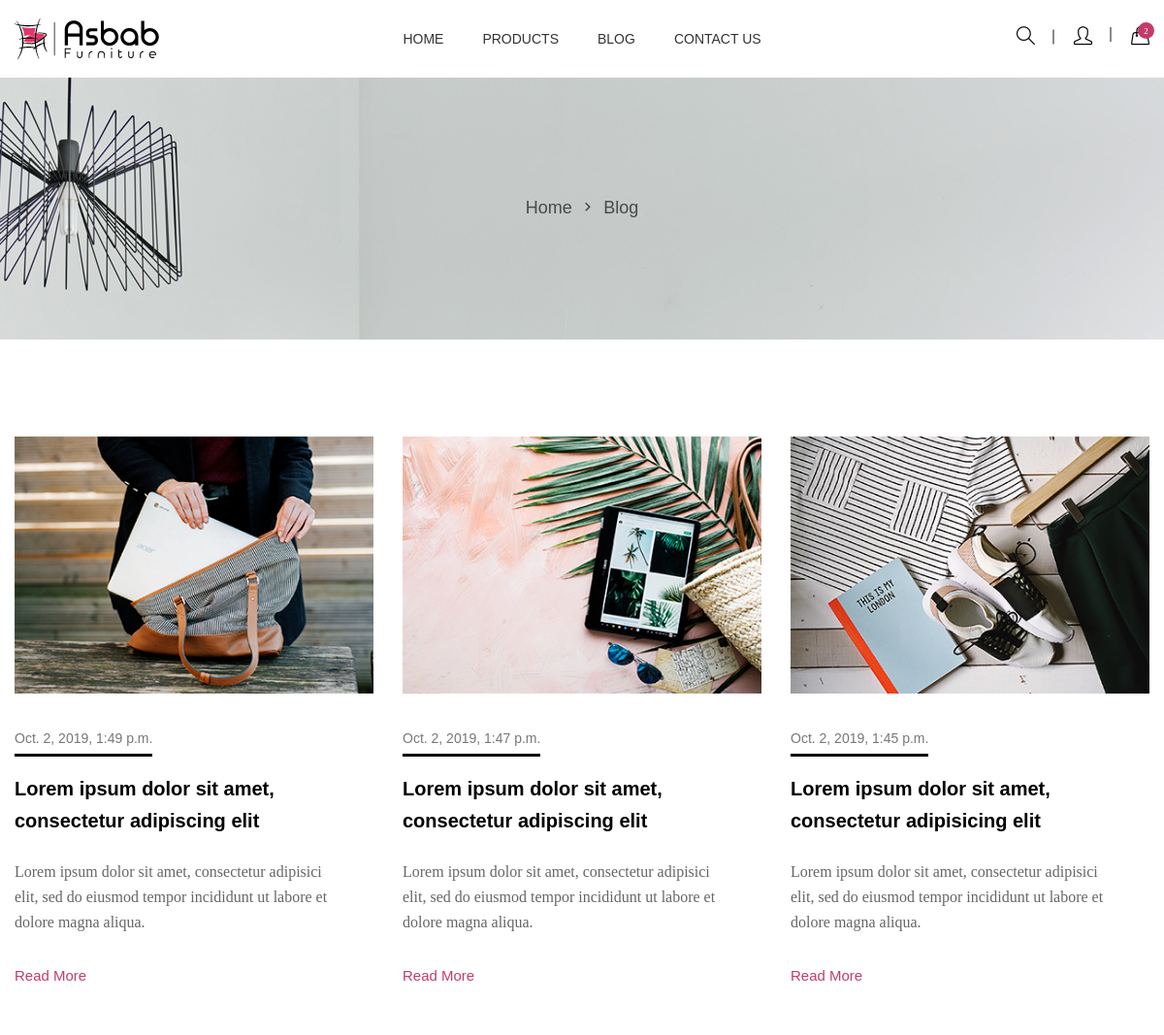
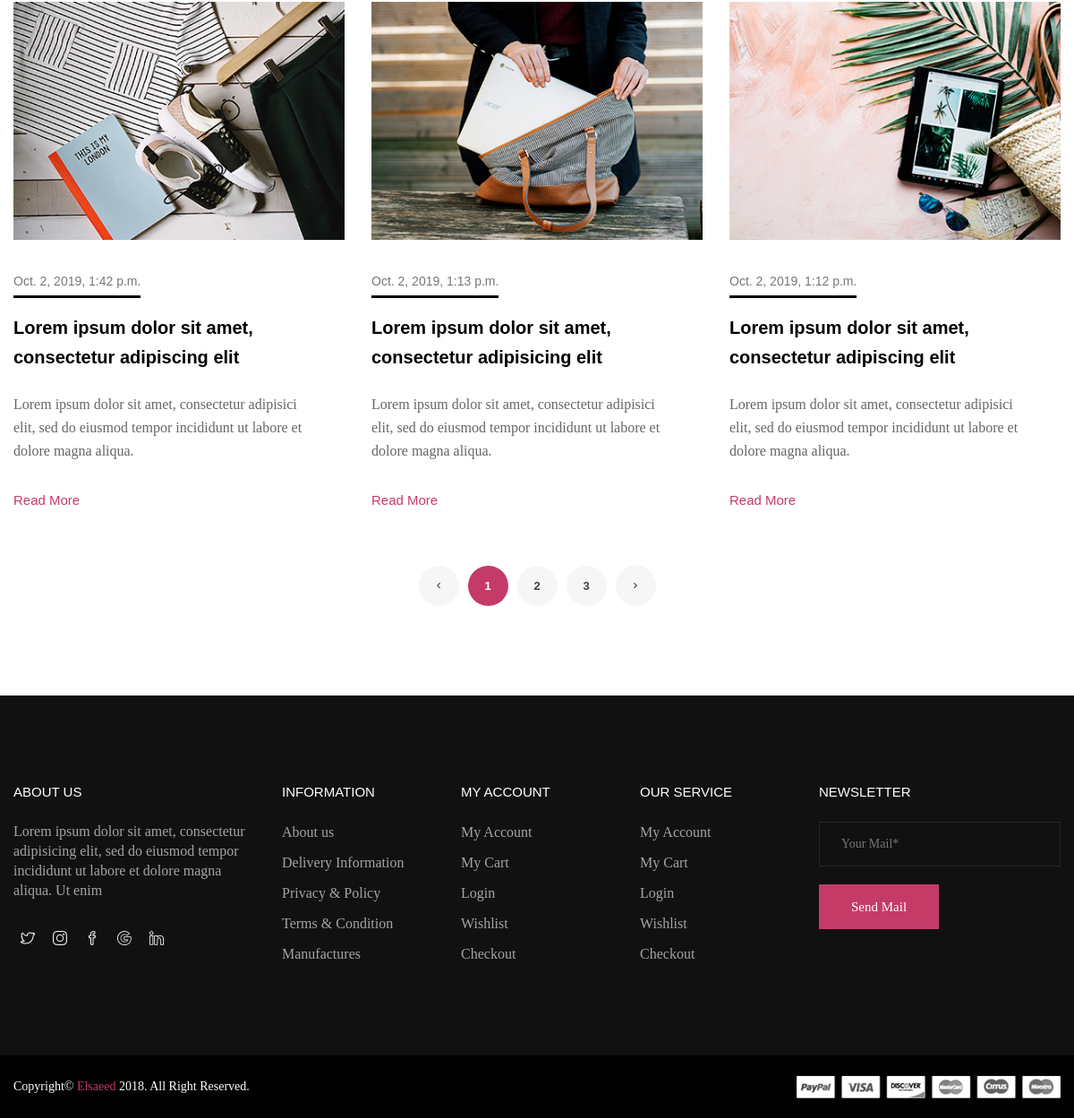
Screenshot of /blog/ with the database file from the repository (2 pictures, top to bottom).
### blog/models.py (models this page shows, shortened)
class BlogPost(models.Model):
	title = models.CharField(max_length=100)
	content = models.TextField()
	created_at = models.DateTimeField(default=datetime.now, blank=True)
	image = models.ImageField(upload_to=upload_image_path)
	img_1 = models.ImageField(upload_to=upload_image_path, blank=True)
	img_2 = models.ImageField(upload_to=upload_image_path, blank=True)
	description = models.TextField()
	is_published = models.BooleanField(default=True)

### blog/views.py (the view)
# urls.py: path('', blog , name='blog'),
def blog(request):
	posts_list = BlogPost.objects.order_by('-created_at')
	paginator = Paginator(posts_list, 6) # Show 6 per Page
	page = request.GET.get('page')
	posts = paginator.get_page(page)
	context = {
		'posts':posts ,
	}
	return render(request,'blog/blog.html', context)

### templates/blog/blog.html (shortened to what this page needs)
{% extends 'base.html'%}
{% load static %}
{% block content %}
        <div class="ht__bradcaump__area" style="background: rgba(0, 0, 0, 0) url({% static 'images/bg/4.jpg'%}) no-repeat scroll center center / cover ;">
            <div class="ht__bradcaump__wrap">
                <div class="container">
                    <div class="row">
                        <div class="col-xs-12">
                            <div class="bradcaump__inner">
                                <nav class="bradcaump-inner">
                                  <a class="breadcrumb-item" href="{% url 'index'%}">Home</a>
                                  <span class="brd-separetor"><i class="zmdi zmdi-chevron-right"></i></span>
                                  <span class="breadcrumb-item active">Blog</span>
                                </nav>
                            </div>
                        </div>
                    </div>
                </div>
            </div>
        </div>
        <section class="htc__blog__area bg__white ptb--100">
            <div class="container">
                <div class="row">
                    <div class="ht__blog__wrap blog--page clearfix">
                        {% for post in posts %}
                        <div class="col-md-6 col-lg-4 col-sm-12 col-xs-12">
                            <div class="blog">
                                <div class="blog__thumb">
                                    <a href="{% url 'post' post.id %}">
                                        <img src="{{ post.image.url }}" alt="blog images">
                                    </a>
                                </div>
                                <div class="blog__details">
                                    <div class="bl__date">
                                        <span>{{ post.created_at}}</span>
                                    </div>
                                    <h2><a href="{% url 'post' post.id %}">{{ post.title }}</a></h2>
                                    <p>{{ post.content}}</p>
                                    <div class="blog__btn">
                                        <a href="{% url 'post' post.id %}">Read More</a>
                                    </div>
                                </div>
                            </div>
                        </div>
                        {% endfor %}
                    </div>
                </div>
                        <div class="row">
                            <div class="col-xs-12">
                            	{% if posts.has_other_pages %}
                                <ul class="htc__pagenation">
                                	{% if posts.has_previous %}
                                   <li>
                                   	<a href="?page={{posts.previous_page_number}}"><i class="zmdi zmdi-chevron-left"></i></a>
                                   </li>
                                   {% else %}
                                   <li class="disabled">
                                   	<a ><i class="zmdi zmdi-chevron-left"></i></a>
                                   </li>
                                   {% endif %}
                                   {% for i in posts.paginator.page_range %}
                                   {% if posts.number == i %}
                                   <li class="active">
                                   	<a href="#">{{i}}</a>
                                   </li>
                                   {%else %}
                                   <li>
                                   	<a href="?page={{i}}">{{i}}</a>
                                   </li>
                                   {% endif%}
                                   {% endfor%}
                                   {% if posts.has_next %}
                                   <li>
                                   	<a href="?page={{ posts.next_page_number }}"><i class="zmdi zmdi-chevron-right"></i></a>
                                   </li>
                                   {% else %}
                                   <li class="disabled">
                                   	<a><i class="zmdi zmdi-chevron-right"></i></a>
                                   </li>
                                   {% endif %}
                                </ul>
                                {% endif %}
                            </div>
                        </div>
            </div>
        </section>
{% endblock%}

### static/css/style.css (style rules this page uses)
.blog { margin-top: 40px; }
.blog__thumb a img { width: 100%; }
.ht__blog__wrap { margin-top: 30px; }
.blog__details { padding-top: 34px; }
.bl__date span { color: #777777; display: inline-block; font-family: 'Poppins', sans-serif; font-size: 14px; padding-bottom: 7px; position: relative; }
.bl__date span::before { background: #000000 none repeat scroll 0 0; bottom: 0; content: ""; height: 3px; left: 0; position: absolute; width: 100%; }
.blog__details h2 { color: #222222; font-size: 20px; font-weight: 500; line-height: 32px; margin-top: 22px; }
.blog__details p { color: #777777; font-size: 17px; margin-bottom: 25px; margin-top: 18px; }
.blog__btn a { color: #c43b68; display: inline-block; font-family: "Poppins",sans-serif; font-size: 15px; transition: all 0.4s ease 0s; }
.ht__bradcaump__wrap { align-items: center; display: flex; height: 270px; }
.breadcrumb-item { color: #494949; font-family: "Poppins",sans-serif; font-size: 18px; font-weight: 500; text-transform: capitalize; }
.bradcaump-inner a.breadcrumb-item { font-weight: 500; }
.brd-separetor { padding: 0 10px; }
.brd-separetor i { color: #494949; font-size: 18px; }
.bradcaump__inner { text-align: center; }
.blog--page .blog__thumb { position: relative; }
.blog--page .blog__details p { color: #666666; font-size: 16px; line-height: 26px; margin-bottom: 30px; margin-top: 23px; width: 93%; }
.blog--page .blog__details h2 { color: #000000; font-weight: 600; line-height: 33px; margin-top: 17px; }
.blog--page { margin-top: -50px; }
.blog--page .blog { margin-top: 50px; }
.htc__pagenation { display: flex; justify-content: center; margin-top: 60px; flex-wrap: wrap; }
.htc__pagenation li a { background: #f6f6f6 none repeat scroll 0 0; border-radius: 100%; color: #3f3f3f; display: inline-block; font-family: "Poppins",sans-serif; font-size: 13px; font-weight: 600; height: 45px; line-height: 45px; text-align: center; transition: all 0.3s ease 0s; width: 45px; }
.htc__pagenation li { margin: 0 5px; }
.htc__pagenation li.active a { background: #c43b68 none repeat scroll 0 0; color: #fff; }

### static/css/shortcode/default.css (style rules this page uses)
*, h1, h2, h3, h4, h5, h6, p, ul, a { margin: 0; padding: 0; }
html { font-size: 100%; }
body { font-family: 'Old Standard TT', serif; color: #666666; font-weight: 400; font-size: 14px; line-height: 24px; -webkit-font-smoothing: antialiased; -moz-osx-font-smoothing: grayscale; }
p { font-family: 'Old Standard TT', serif; color: #666666; font-weight: 400; font-size: 16px; line-height: 24px; }
h1, h2, h3, h4, h5, h6, .h1, .h2, .h3, .h4, .h5, .h6 { font-family: 'Poppins', sans-serif; color: #313131; font-weight: 400; -webkit-font-variant-ligatures: common-ligatures; font-variant-ligatures: common-ligatures; margin-top: 0; margin-bottom: 0; }
h2, .h2 { font-size: 30px; font-weight: 400; }
ul, ol { list-style: none; }
a { color: #333; }
h1 a, h2 a, h3 a, h4 a, h5 a, h6 a { color: inherit }
body { overflow-x: hidden; }
a, .btn { transition: all 0.3s ease-out 0s; }
img, .img { max-width: 100%; transition: all 0.3s ease-out 0s; }
p + img, img:last-child { margin-bottom: 0; }
body { background: #fff; }
.bg__white { background: #fff; }
.ptb--100 { padding: 100px 0 }

### rows the page displays
BlogPost: image (picture), created_at "Oct. 2, 2019, 1:49 p.m.", title "Lorem ipsum dolor sit amet, consectetur adipiscing elit", content "Lorem ipsum dolor sit amet, consectetur adipisici elit, sed do eiusmod tempor incididunt ut labore et dolore magna aliqua."
BlogPost: image (picture), created_at "Oct. 2, 2019, 1:47 p.m.", title "Lorem ipsum dolor sit amet, consectetur adipiscing elit", content "Lorem ipsum dolor sit amet, consectetur adipisici elit, sed do eiusmod tempor incididunt ut labore et dolore magna aliqua."
BlogPost: image (picture), created_at "Oct. 2, 2019, 1:45 p.m.", title "Lorem ipsum dolor sit amet, consectetur adipisicing elit", content "Lorem ipsum dolor sit amet, consectetur adipisici elit, sed do eiusmod tempor incididunt ut labore et dolore magna aliqua."
BlogPost: image (picture), created_at "Oct. 2, 2019, 1:42 p.m.", title "Lorem ipsum dolor sit amet, consectetur adipiscing elit", content "Lorem ipsum dolor sit amet, consectetur adipisici elit, sed do eiusmod tempor incididunt ut labore et dolore magna aliqua."
BlogPost: image (picture), created_at "Oct. 2, 2019, 1:13 p.m.", title "Lorem ipsum dolor sit amet, consectetur adipisicing elit", content "Lorem ipsum dolor sit amet, consectetur adipisici elit, sed do eiusmod tempor incididunt ut labore et dolore magna aliqua."
BlogPost: image (picture), created_at "Oct. 2, 2019, 1:12 p.m.", title "Lorem ipsum dolor sit amet, consectetur adipiscing elit", content "Lorem ipsum dolor sit amet, consectetur adipisici elit, sed do eiusmod tempor incididunt ut labore et dolore magna aliqua."

### other values shown
{{ i }} "1"
{{ i }} "2" "3"
